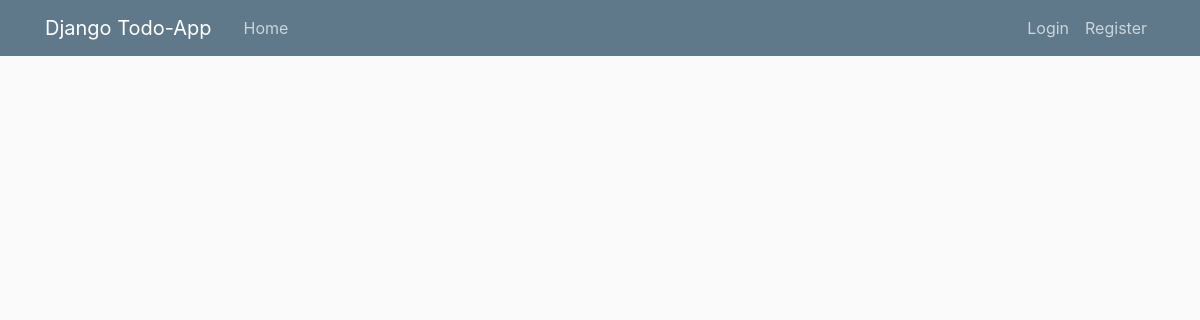
The app's page /, older data.
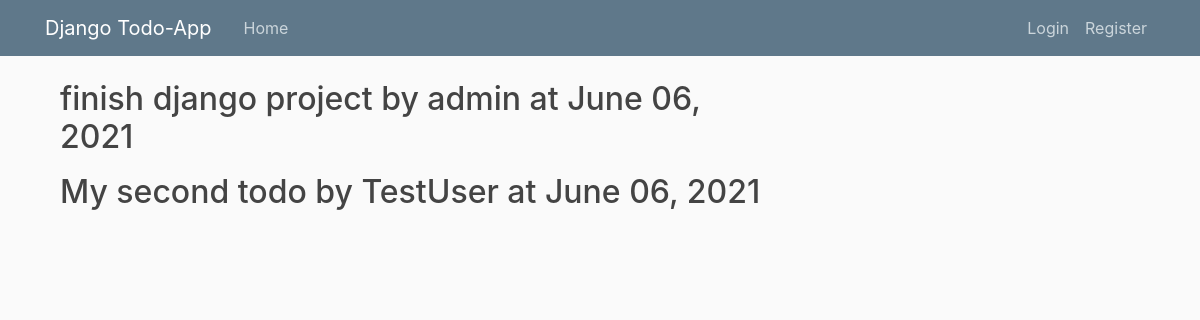
The same page, newer data.
### todo/models.py (models this page shows)
class TodoItem(models.Model):
	auto_inc_id = models.AutoField(primary_key=True)
	author = models.ForeignKey(User, on_delete=models.CASCADE)
	item = models.TextField()
	date_created = models.DateTimeField(auto_now_add=True)

### todo/views.py (the view)
# urls.py: path('', views.home, name='todo-home'),
def home(request):
	context = {
		'todoitem': TodoItem.objects.all(),
	}
	return render(request, 'todo/home.html', context)

### todo/templates/todo/home.html
{% extends "todo/base.html" %}
{% block content %}
	{% for todos in todoitem %}
		<h2>
			<p>
				{{todos.item}} by {{todos.author}} at {{todos.date_created|date:"F d, Y"}}
			</p>
		</h2>
	{% endfor %}
{% endblock content %}

### todo/templates/todo/base.html (shortened to what this page needs)
{% load static %}
<!DOCTYPE html>
<html>
<head>
    <link rel="stylesheet" href="https://maxcdn.bootstrapcdn.com/bootstrap/4.0.0/css/bootstrap.min.css">
    <link rel="stylesheet" type="text/css" href="{% static 'todo/main.css' %}">
</head>
<body>
	<header class="site-header">
		<nav class="navbar navbar-expand-md navbar-dark bg-steel fixed-top">
	    	<div class="container">
		      	<a class="navbar-brand mr-4" href="{% url 'todo-home' %}">Django Todo-App</a>
		      	<div class="collapse navbar-collapse" id="navbarToggle">
		        	<div class="navbar-nav mr-auto">
		         		<a class="nav-item nav-link" href="{% url 'todo-home' %}">Home</a>
		        	</div>
			        <div class="navbar-nav">
			          <a class="nav-item nav-link" href="#">Login</a>
			          <a class="nav-item nav-link" href="{% url 'register' %}">Register</a>
			        </div>
		      	</div>
		    </div>
	 	</nav>
	</header>
	<main role="main" class="container">
		<div class="col-md-8">
	    	{% block content %}{% endblock %}
	    </div>
	</main>
</body>
</html>

### todo/static/todo/main.css (style rules this page uses)
body { background: #fafafa; color: #333333; margin-top: 5rem; }
h1, h2, h3, h4, h5, h6 { color: #444444; }
.bg-steel { background-color: #5f788a; }
.site-header .navbar-nav .nav-link { color: #cbd5db; }

Row changes from the older to the newer data that the page shows:
added TodoItem: item "finish django project", author "admin", date_created "June 06, 2021"
added TodoItem: item "My second todo", author "TestUser", date_created "June 06, 2021"
